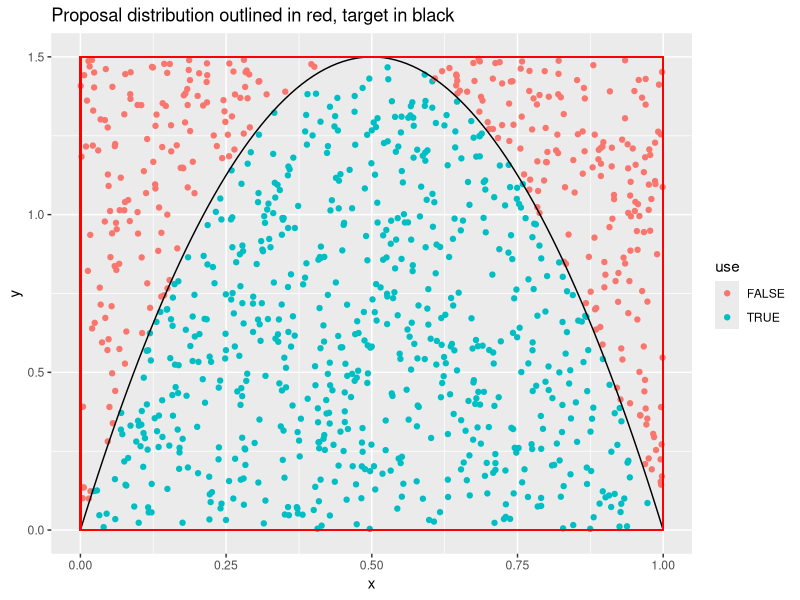
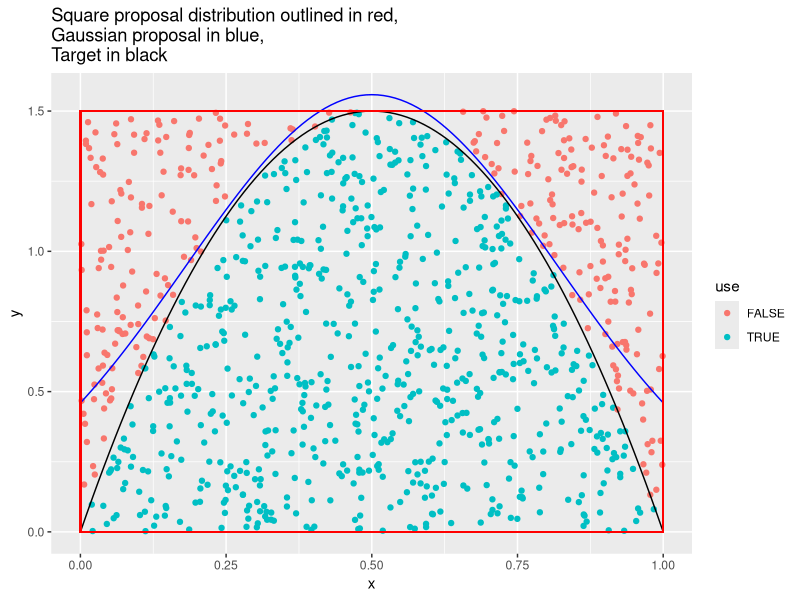
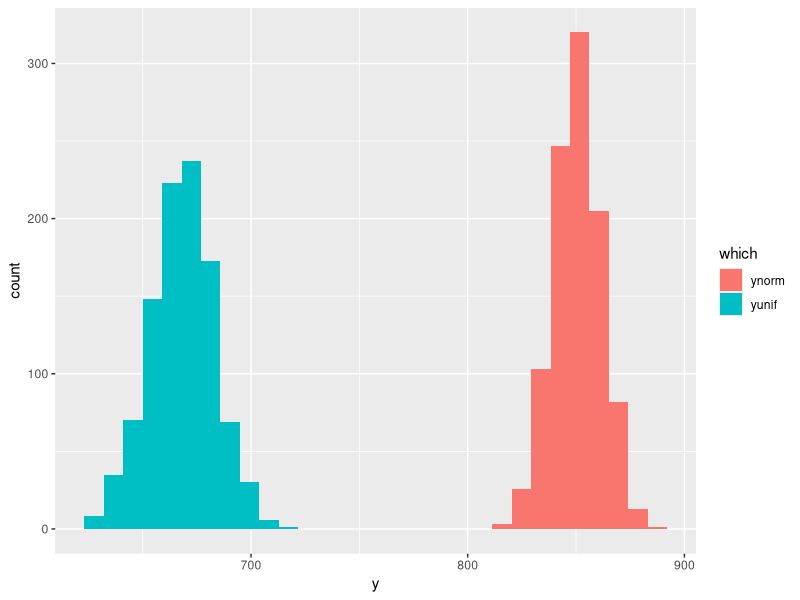
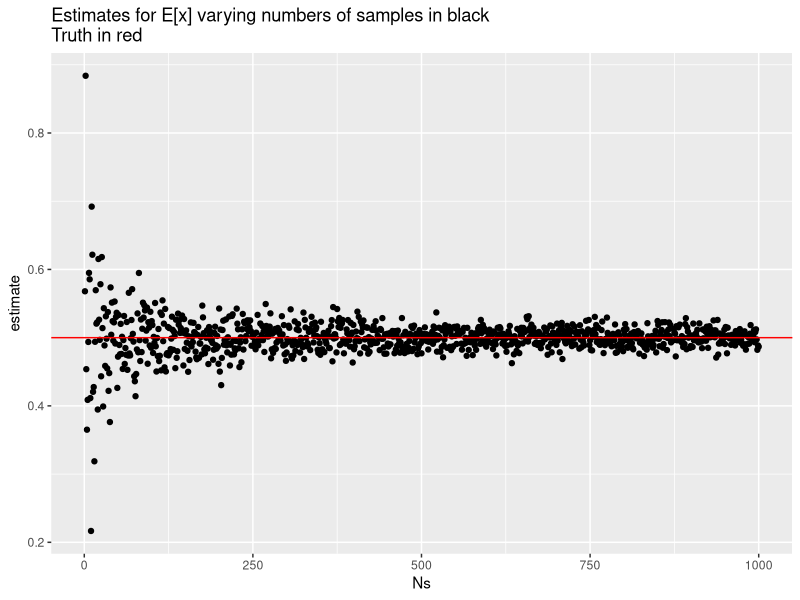
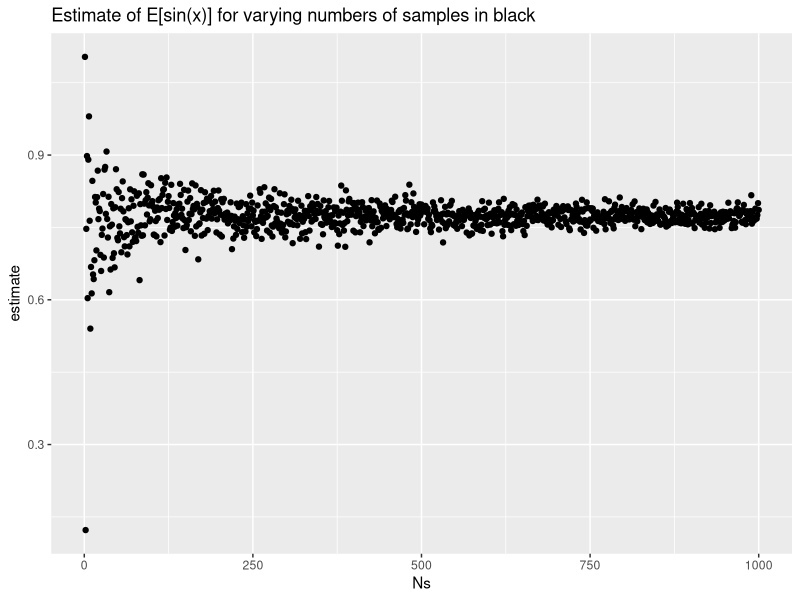
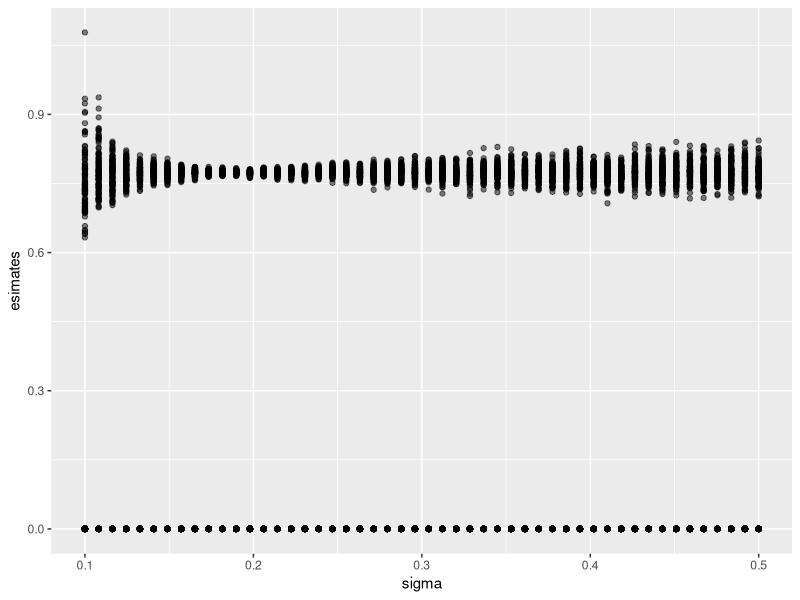
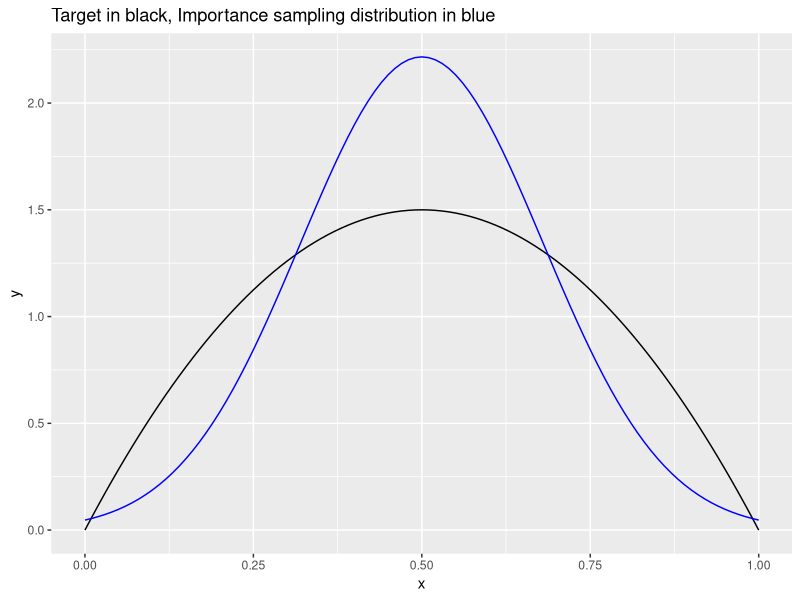

Recreate these plots in R, in order.
## ---- chunk 1
library(tidyverse)
library(ggplot2)
knitr::opts_chunk$set(echo = TRUE)
## ---- chunk 2
N = 1000

alpha = 2.0
beta = alpha
maxB = dbeta(0.5, alpha, beta) # Maximum value of density is 0.5 if alpha == beta

list(x = runif(N),
     y = runif(N) * maxB) %>%
  as.tibble %>%
  mutate(use = y < dbeta(x, alpha, beta)) %>%
  ggplot(aes(x, y)) +
  geom_point(aes(color = use)) +
  stat_function(fun = function(x) dbeta(x, alpha, beta)) +
  geom_rect(aes(xmin = 0.0, xmax = 1.0, ymin = 0.0, ymax = maxB), alpha = 0.0, color = "red") +
  ggtitle("Proposal distribution outlined in red, target in black")
## ---- chunk 3
N = 1000

alpha = 2.0
beta = alpha
maxB = dbeta(0.5, alpha, beta) # Maximum value of density is 0.5 if alpha == beta

list(x = runif(N),
     y = runif(N) * maxB) %>%
  as.tibble %>%
  mutate(use = y < dbeta(x, alpha, beta)) %>%
  ggplot(aes(x, y)) +
  geom_point(aes(color = use)) +
  stat_function(fun = function(x) dbeta(x, alpha, beta)) +
  stat_function(fun = function(x) 1.25 * dnorm(x, 0.5, 0.32), color = "blue") +
  geom_rect(aes(xmin = 0.0, xmax = 1.0, ymin = 0.0, ymax = maxB), alpha = 0.0, color = "red") +
  ggtitle("Square proposal distribution outlined in red,\nGaussian proposal in blue,\nTarget in black")
## ---- chunk 4
N = 1000
P = 1000
yunif = rep(0, P)
ynorm = rep(0, P)
for(p in 1:1000) {
  # Square proposal
  x = runif(N)
  y = runif(N) * maxB
  yunif[p] = sum(y < dbeta(x, alpha, beta))
  
  # Normal proposal
  x = runif(N)
  y = 1.25 * dnorm(x, 0.5, 0.32) * runif(N)
  ynorm[p] = sum(y < dbeta(x, alpha, beta))
}

list(yunif = yunif,
     ynorm = ynorm) %>% as.tibble %>%
  gather(which, y) %>%
  ggplot(aes(y)) +
  geom_histogram(aes(fill = which))
## ---- chunk 5
alpha = 0.9
beta = alpha

q = function(x) 1
p = function(x) dbeta(x, alpha, beta)

N = 1000
Ns = 1:N
estimate = rep(0, N)
for(n in Ns) {
  x = runif(n)
  estimate[n] = sum(x * p(x) / q(x)) / n
}

list(Ns = Ns,
     estimate = estimate) %>%
  as.tibble %>%
  ggplot(aes(Ns, estimate)) +
  geom_point() +
  geom_hline(aes(yintercept = 0.5), color = "red") +
  ggtitle("Estimates for E[x] varying numbers of samples in black\nTruth in red")

## ---- chunk 6
alpha = 2.0
beta = alpha

q = function(x) dnorm(x, 0.5, 0.32)
p = function(x) dbeta(x, alpha, beta)

N = 1000
Ns = 1:N
estimate = rep(0, N)
for(n in Ns) {
  x = rnorm(n, 0.5, 0.32)
  estimate[n] = sum(sin(pi * x) * p(x) / q(x)) / n
}

list(Ns = Ns,
     estimate = estimate) %>%
  as.tibble %>%
  ggplot(aes(Ns, estimate)) +
  geom_point() +
  ggtitle("Estimate of E[sin(x)] for varying numbers of samples in black")

## ---- chunk 7
R = 100
sigmas = seq(0.1, 0.5, length = 50)

alpha = 2.0
beta = alpha

q = function(x, sigma) dnorm(x, 0.5, sigma)
p = function(x) dbeta(x, alpha, beta)

N = 1000
tibbles = list()
for(i in 1:length(sigmas)) {
  sigma = sigmas[i]
  estimates = rep(0, P)
  for(r in 1:R) {
    x = rnorm(N, 0.5, sigma)
    estimates[r] = sum(sin(pi * x) * p(x) / q(x, sigma)) / N
  }
  tibbles[[i]] = list(esimates = estimates, sigma = sigma) %>% as.tibble
}

tibbles %>% bind_rows %>%
  ggplot(aes(sigma, esimates)) +
  geom_point(alpha = 0.5)
## ---- chunk 8
alpha = 2.0
beta = alpha

list(x = seq(0, 1, length = 1000)) %>%
  as.tibble %>%
  ggplot(aes(x)) +
  stat_function(fun = function(x) dbeta(x, alpha, beta)) +
  stat_function(fun = function(x) dnorm(x, 0.5, 0.18), color = "blue") +
  ggtitle("Target in black, Importance sampling distribution in blue")
